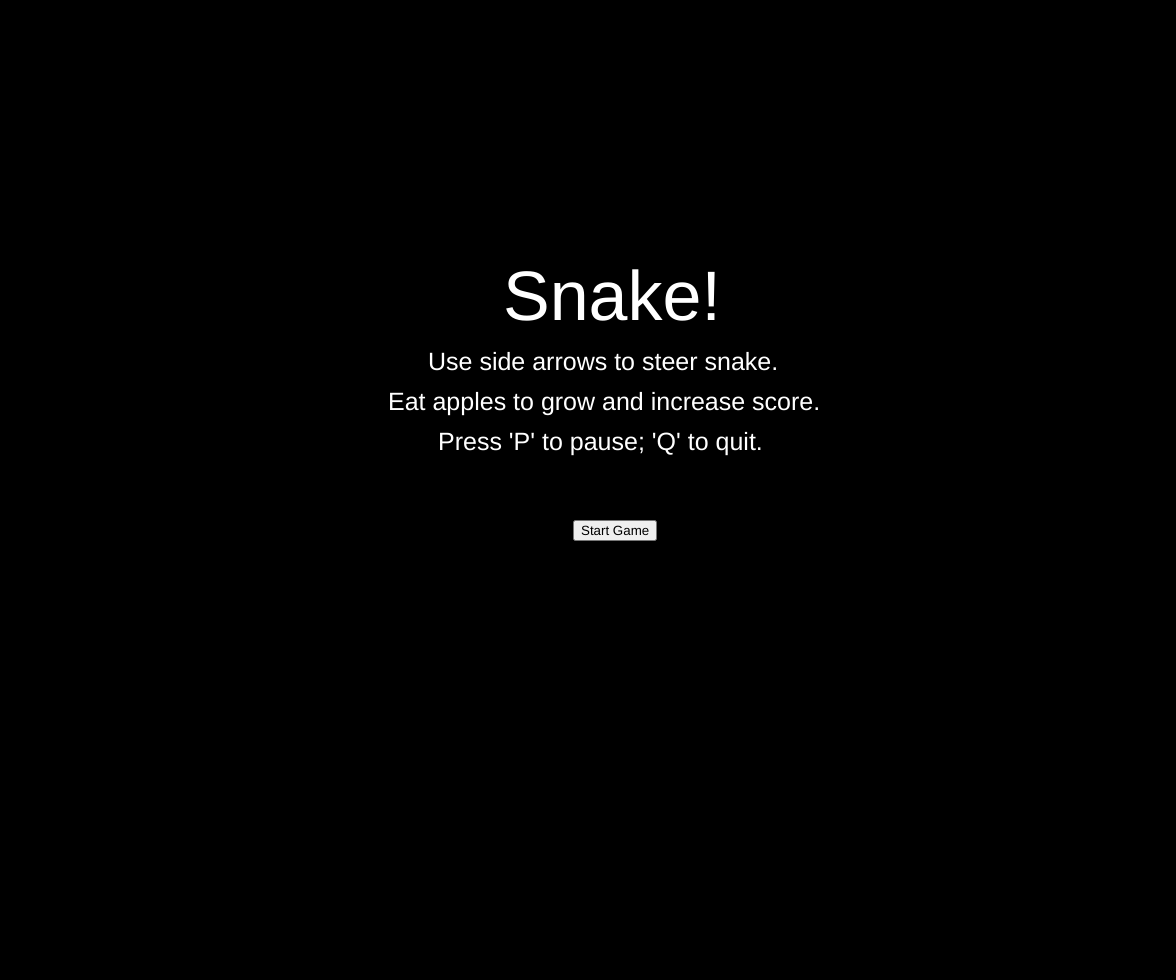
Frame 1 (no input)
Frame 60 (no input): identical to frame 1, image omitted
Frame 120 (the mouse pressed at the canvas centre since frame 60): identical to frame 1, image omitted

The p5.js sketch that drew this single still picture (run headless with seeded random() and noise() and a simulated clock; from frame 60 on, the mouse is pressed at the canvas centre):

// p5.js sketch
// ── sketch.js
const blobSize=8;
let snake;
let length;
let angle;
let incrAngle;
let again;
let spacing=8;
let pause;
let direction;
let apple;
let lost;
let quit;
let wait;
let instr=true;

function cell(x,y,r,color) {
	this.x=x;
	this.y=y;
	this.r=r;
	this.color=color;
	this.display=function() {
		fill(this.color);
		ellipse(this.x,this.y,this.r*2,this.r*2);
	}
	this.intersect=function(other) {
		return Math.sqrt(Math.pow(other.x-this.x,2)+Math.pow(other.y-this.y,2))<other.r+this.r;
	}
}

function setup() {
	canvas=createCanvas(0.98*windowWidth,0.98*windowHeight);
	angleMode(DEGREES);
	again=createButton("Start Game");
	again.position(width/2-15,height/2+30);
	again.mousePressed(initializeVars);
}

function initializeVars() {
	apple=new cell(random(20,width-20),random(20,height-20),round(random(10,15)),color(180,24,2));
	snake=[];
	length=10;
	snake.splice(0,0,new cell(width/2,height-10,blobSize,color(24,180,2)));
	angle=270;
	incrAngle=0;
	wait=4;
	pause=false;
	quit=false;
	lost=false;
	instr=false;
	direction=0;
	noCursor();
	again.html("Play Again?");
	again.hide();
}

function draw() {
	background(0);
	if(snake&&snake[0]&&!instr) {//game started
		let head=snake[0];
		if(frameCount%round(wait)==0&&!pause&&!lost&&!quit) {
			if(snake.length>=length) {
				snake.pop();
			}
			snake.splice(0,0,new cell(head.x+spacing*cos(angle),head.y+spacing*sin(angle),blobSize,color(24,180,2)));
		}
		for(let blob of snake) {
			blob.display();
		}
			apple.display();
		if(direction&&!pause&&!lost&&!quit) {
			incrAngle+=direction*.01;
			incrAngle=direction*max(abs(incrAngle),5);
			angle+=incrAngle;
		}
		//check for game mechanics ie lose and apple
		if(snake[0].intersect(apple)) {
			length+=apple.r;
			wait-=.05;
			apple=new cell(random(20,width-20),random(20,height-20),round(random(10,15)),color(180,24,2));
		}
		if(snake.length>=4&&isOut()) {//first condition make sure not first coming out
			loseGame();
			lost=true;
			//display game over
		}
		if(lost) {
			fill(255);
			textSize(60);
			text("You Lost!",width/2-100,height/2-100);
		}
		if(quit) {
			fill(255);
			textSize(60);
			text("You Quit!",width/2-100,height/2-100);
		}
		if(pause) {
			fill(255);
			textSize(60);
			text("Game Paused",width/2-180,height/2-100);
		}
		fill(255);
		textSize(20);
		if(lost||quit||pause) {
			textSize(25);
			text("Score: "+length,width/2-20,height/2-50);
		} else {
			text("Score: "+length,10,30);
		}
	} else if(instr) {
		fill(255);
		textSize(70);
		text("Snake!",width/2-85,height/2-170);
		textSize(25);
		text("Use side arrows to steer snake.",width/2-160,height/2-120);
		text("Eat apples to grow and increase score.",width/2-200,height/2-80);
		text("Press 'P' to pause; 'Q' to quit.",width/2-150,height/2-40);
	}
}

function keyPressed() {
	if(keyCode==RIGHT_ARROW||key=='D') {
		direction=1;
	}
	if(keyCode==LEFT_ARROW||key=='A') {
		direction=-1;
	}
	if(key=="Q") {
		loseGame();
		quit=true;
	}
	if(key=="P"&&!quit) {
		pause=!pause;
	}
}

function keyReleased() {
	if(keyCode==RIGHT_ARROW||key=='D'||keyCode==LEFT_ARROW||key=='A') {
		direction=0;
		incrAngle=0;
	}
}

function isOut() {
	let head=snake[0];
	if(head.x-head.r<=0||head.x+head.r>=width||head.y-head.r<=0||head.y+head.r>=height) {//hit side
		return true;
	}
	for(let i=3; i<snake.length; i++) {
		if(head.intersect(snake[i])) {
			return true;
		}
	}
	return false;
}

function loseGame() {
	cursor();
	again.show();
}
